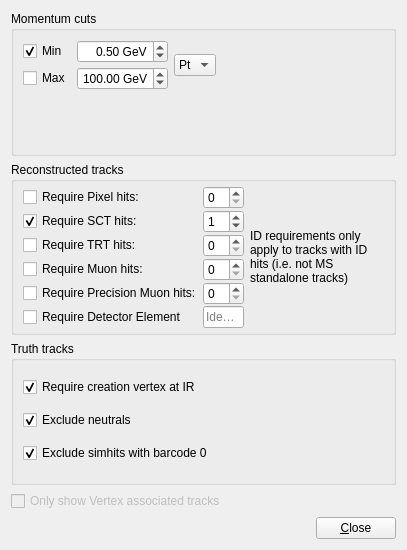
<?xml version="1.0" encoding="UTF-8"?>
<ui version="4.0">
 <class>TrackSysSettingsCutsForm</class>
 <widget class="QWidget" name="TrackSysSettingsCutsForm">
  <property name="geometry">
   <rect>
    <x>0</x>
    <y>0</y>
    <width>407</width>
    <height>550</height>
   </rect>
  </property>
  <property name="windowTitle">
   <string>Form</string>
  </property>
  <layout class="QVBoxLayout" name="verticalLayout_2">
   <item>
    <widget class="QGroupBox" name="groupBox_cuts_momentum">
     <property name="title">
      <string>Momentum cuts</string>
     </property>
     <layout class="QVBoxLayout" name="verticalLayout">
      <item>
       <layout class="QHBoxLayout" name="horizontalLayout">
        <item>
         <layout class="QGridLayout">
          <property name="verticalSpacing">
           <number>4</number>
          </property>
          <item row="0" column="0">
           <widget class="QCheckBox" name="checkBox_cut_minpt">
            <property name="text">
             <string>Min</string>
            </property>
            <property name="checked">
             <bool>true</bool>
            </property>
           </widget>
          </item>
          <item row="0" column="1">
           <widget class="QDoubleSpinBox" name="doubleSpinBox_cut_minpt_gev">
            <property name="alignment">
             <set>Qt::AlignRight|Qt::AlignTrailing|Qt::AlignVCenter</set>
            </property>
            <property name="suffix">
             <string> GeV</string>
            </property>
            <property name="maximum">
             <double>999.990000000000009</double>
            </property>
            <property name="singleStep">
             <double>0.100000000000000</double>
            </property>
            <property name="value">
             <double>0.500000000000000</double>
            </property>
           </widget>
          </item>
          <item row="1" column="0">
           <widget class="QCheckBox" name="checkBox_cut_maxpt">
            <property name="text">
             <string>Max</string>
            </property>
           </widget>
          </item>
          <item row="1" column="1">
           <widget class="QDoubleSpinBox" name="doubleSpinBox_cut_maxpt_gev">
            <property name="alignment">
             <set>Qt::AlignRight|Qt::AlignTrailing|Qt::AlignVCenter</set>
            </property>
            <property name="suffix">
             <string> GeV</string>
            </property>
            <property name="maximum">
             <double>999.990000000000009</double>
            </property>
            <property name="singleStep">
             <double>0.100000000000000</double>
            </property>
            <property name="value">
             <double>100.000000000000000</double>
            </property>
           </widget>
          </item>
         </layout>
        </item>
        <item>
         <widget class="QComboBox" name="comboBox_momtype">
          <item>
           <property name="text">
            <string>Pt</string>
           </property>
          </item>
          <item>
           <property name="text">
            <string>P</string>
           </property>
          </item>
         </widget>
        </item>
        <item>
         <spacer name="horizontalSpacer">
          <property name="orientation">
           <enum>Qt::Horizontal</enum>
          </property>
          <property name="sizeHint" stdset="0">
           <size>
            <width>13</width>
            <height>20</height>
           </size>
          </property>
         </spacer>
        </item>
       </layout>
      </item>
      <item>
       <widget class="VP1EtaPhiCutWidget" name="etaPhiCutWidget" native="true"/>
      </item>
     </layout>
    </widget>
   </item>
   <item>
    <widget class="QGroupBox" name="groupBox">
     <property name="title">
      <string>Reconstructed tracks</string>
     </property>
     <layout class="QHBoxLayout" name="horizontalLayout_2">
      <property name="topMargin">
       <number>4</number>
      </property>
      <property name="rightMargin">
       <number>7</number>
      </property>
      <property name="bottomMargin">
       <number>4</number>
      </property>
      <item>
       <layout class="QGridLayout" name="gridLayout_lala">
        <property name="spacing">
         <number>1</number>
        </property>
        <item row="4" column="0">
         <widget class="QCheckBox" name="checkBox_cut_nprecisionhits_muon">
          <property name="text">
           <string>Require Precision Muon hits:</string>
          </property>
         </widget>
        </item>
        <item row="1" column="0">
         <widget class="QCheckBox" name="checkBox_cut_nhits_sct">
          <property name="toolTip">
           <string>Hide tracks without this many SCT hits. Only applies to tracks with ID information.</string>
          </property>
          <property name="text">
           <string>Require SCT hits:</string>
          </property>
          <property name="checked">
           <bool>true</bool>
          </property>
         </widget>
        </item>
        <item row="2" column="0">
         <widget class="QCheckBox" name="checkBox_cut_nhits_trt">
          <property name="toolTip">
           <string>Hide tracks without this many TRT hits. Only applies to tracks with ID information.</string>
          </property>
          <property name="text">
           <string>Require TRT hits:</string>
          </property>
         </widget>
        </item>
        <item row="5" column="0">
         <widget class="QCheckBox" name="checkBox_requireDetectorElement">
          <property name="text">
           <string>Require Detector Element</string>
          </property>
         </widget>
        </item>
        <item row="3" column="1">
         <widget class="QSpinBox" name="spinBox_cut_nhits_muon"/>
        </item>
        <item row="1" column="1">
         <widget class="QSpinBox" name="spinBox_cut_nhits_sct">
          <property name="value">
           <number>1</number>
          </property>
         </widget>
        </item>
        <item row="3" column="0">
         <widget class="QCheckBox" name="checkBox_cut_nhits_muon">
          <property name="text">
           <string>Require Muon hits:</string>
          </property>
         </widget>
        </item>
        <item row="0" column="0">
         <widget class="QCheckBox" name="checkBox_cut_nhits_pixel">
          <property name="toolTip">
           <string>Hide tracks without this many pixel hits. Only applies to tracks with ID information.</string>
          </property>
          <property name="text">
           <string>Require Pixel hits:</string>
          </property>
         </widget>
        </item>
        <item row="4" column="1">
         <widget class="QSpinBox" name="spinBox_cut_nprecisionhits_muon"/>
        </item>
        <item row="0" column="1">
         <widget class="QSpinBox" name="spinBox_cut_nhits_pixel"/>
        </item>
        <item row="2" column="1">
         <widget class="QSpinBox" name="spinBox_cut_nhits_trt"/>
        </item>
        <item row="5" column="1">
         <widget class="QLineEdit" name="lineEdit_detectorElementId">
          <property name="toolTip">
           <string>Only show tracks which contain this detector element. So will not select tracks with no parameter on this detector element.</string>
          </property>
          <property name="placeholderText">
           <string>Identifier</string>
          </property>
         </widget>
        </item>
       </layout>
      </item>
      <item>
       <widget class="QLabel" name="label">
        <property name="autoFillBackground">
         <bool>false</bool>
        </property>
        <property name="text">
         <string>ID requirements only apply to tracks with ID hits (i.e. not MS standalone tracks)</string>
        </property>
        <property name="wordWrap">
         <bool>true</bool>
        </property>
       </widget>
      </item>
      <item>
       <spacer name="horizontalSpacer_2">
        <property name="orientation">
         <enum>Qt::Horizontal</enum>
        </property>
        <property name="sizeHint" stdset="0">
         <size>
          <width>14</width>
          <height>20</height>
         </size>
        </property>
       </spacer>
      </item>
     </layout>
    </widget>
   </item>
   <item>
    <widget class="QGroupBox" name="groupBox_cuts_truth_tracks">
     <property name="title">
      <string>Truth tracks</string>
     </property>
     <layout class="QHBoxLayout">
      <item>
       <layout class="QVBoxLayout">
        <item>
         <widget class="QCheckBox" name="checkBox_cut_truthtracks_creationvertexinIR">
          <property name="toolTip">
           <string>&lt;html&gt;&lt;head&gt;&lt;meta name=&quot;qrichtext&quot; content=&quot;1&quot; /&gt;&lt;style type=&quot;text/css&quot;&gt;
p, li { white-space: pre-wrap; }
&lt;/style&gt;&lt;/head&gt;&lt;body style=&quot; font-family:'Sans Serif'; font-size:9pt; font-weight:400; font-style:normal;&quot;&gt;
&lt;p style=&quot; margin-top:0px; margin-bottom:0px; margin-left:0px; margin-right:0px; -qt-block-indent:0; text-indent:0px;&quot;&gt;Secondaries are particles based solely on simhits, or particles with a creation vertex outside the interaction region (|r|&amp;lt;2.8cm, |z|&amp;lt;50cm).&lt;/p&gt;&lt;/body&gt;&lt;/html&gt;</string>
          </property>
          <property name="text">
           <string>Require creation vertex at IR</string>
          </property>
          <property name="checked">
           <bool>true</bool>
          </property>
         </widget>
        </item>
        <item>
         <widget class="QCheckBox" name="checkBox_cut_truthtracks_excludeneutrals">
          <property name="text">
           <string>Exclude neutrals</string>
          </property>
          <property name="checked">
           <bool>true</bool>
          </property>
         </widget>
        </item>
        <item>
         <widget class="QCheckBox" name="checkBox_cut_truthtracks_excludebarcode0">
          <property name="toolTip">
           <string>&lt;html&gt;&lt;head&gt;&lt;meta name=&quot;qrichtext&quot; content=&quot;1&quot; /&gt;&lt;style type=&quot;text/css&quot;&gt;
p, li { white-space: pre-wrap; }
&lt;/style&gt;&lt;/head&gt;&lt;body style=&quot; font-family:'Sans Serif'; font-size:9pt; font-weight:400; font-style:normal;&quot;&gt;
&lt;p style=&quot; margin-top:0px; margin-bottom:0px; margin-left:0px; margin-right:0px; -qt-block-indent:0; text-indent:0px;&quot;&gt;Some simhits will be due to secondary particles without an entry in an HepMC record. Such simhits will be marked as coming from a particle with barcode=0.&lt;/p&gt;&lt;/body&gt;&lt;/html&gt;</string>
          </property>
          <property name="text">
           <string>Exclude simhits with barcode 0</string>
          </property>
          <property name="checked">
           <bool>true</bool>
          </property>
         </widget>
        </item>
       </layout>
      </item>
      <item>
       <spacer>
        <property name="orientation">
         <enum>Qt::Horizontal</enum>
        </property>
        <property name="sizeType">
         <enum>QSizePolicy::Preferred</enum>
        </property>
        <property name="sizeHint" stdset="0">
         <size>
          <width>1</width>
          <height>20</height>
         </size>
        </property>
       </spacer>
      </item>
     </layout>
    </widget>
   </item>
   <item>
    <widget class="QCheckBox" name="checkBox_vertexAssociated">
     <property name="enabled">
      <bool>false</bool>
     </property>
     <property name="toolTip">
      <string>The vertex system must be enabled for this to be usable.</string>
     </property>
     <property name="text">
      <string>Only show Vertex associated tracks</string>
     </property>
    </widget>
   </item>
   <item>
    <layout class="QHBoxLayout">
     <item>
      <spacer>
       <property name="orientation">
        <enum>Qt::Horizontal</enum>
       </property>
       <property name="sizeHint" stdset="0">
        <size>
         <width>40</width>
         <height>20</height>
        </size>
       </property>
      </spacer>
     </item>
     <item>
      <widget class="QPushButton" name="pushButton_close">
       <property name="text">
        <string>&amp;Close</string>
       </property>
      </widget>
     </item>
    </layout>
   </item>
  </layout>
 </widget>
 <customwidgets>
  <customwidget>
   <class>VP1EtaPhiCutWidget</class>
   <extends>QWidget</extends>
   <header>VP1Base/VP1EtaPhiCutWidget.h</header>
   <container>1</container>
  </customwidget>
 </customwidgets>
 <resources/>
 <connections/>
</ui>
